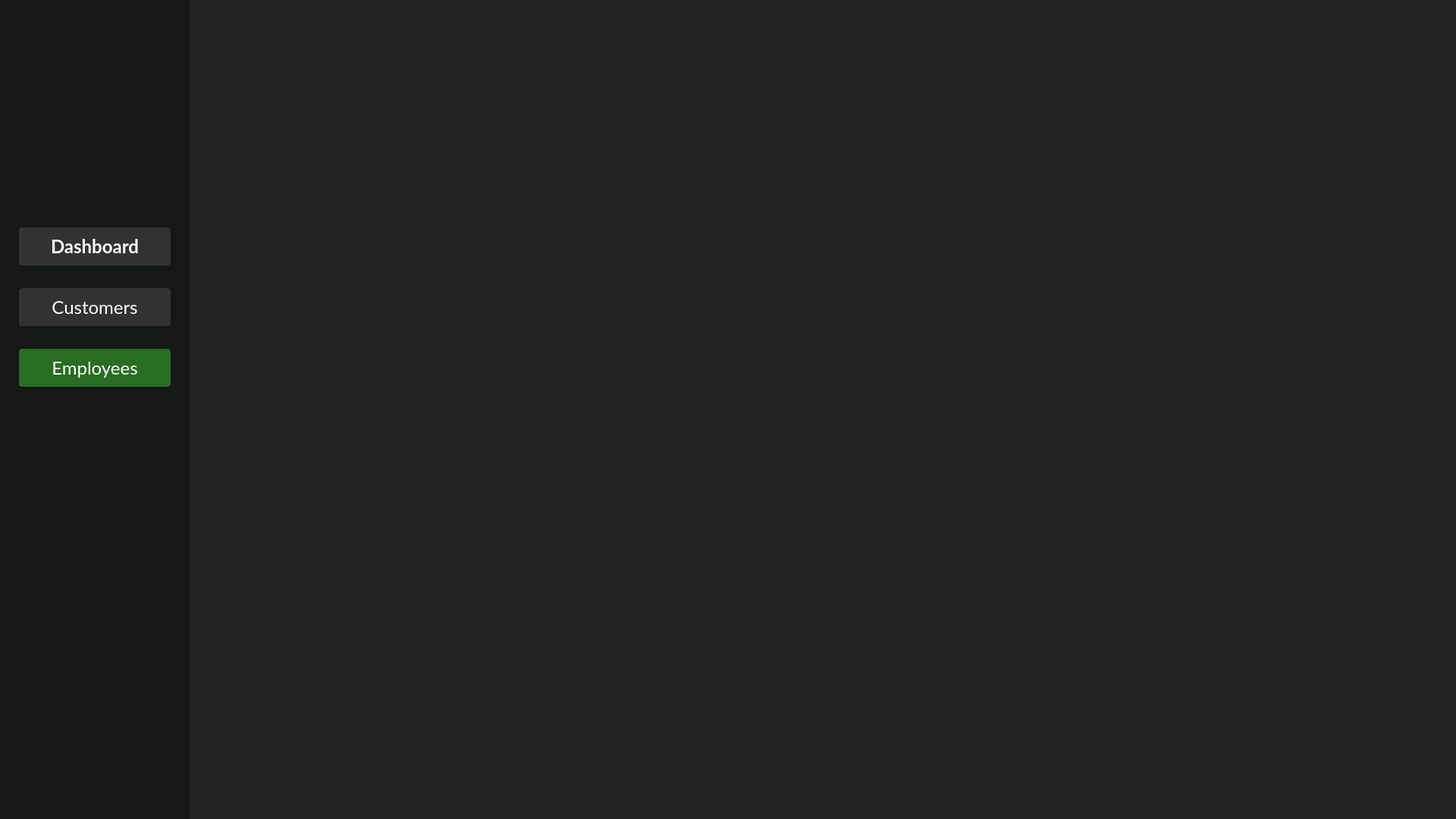
<?xml version="1.0" encoding="UTF-8"?>
<ui version="4.0">
 <class>EmployeesPage</class>
 <widget class="QWidget" name="EmployeesPage">
  <property name="geometry">
   <rect>
    <x>0</x>
    <y>0</y>
    <width>1920</width>
    <height>1080</height>
   </rect>
  </property>
  <property name="windowTitle">
   <string>Form</string>
  </property>
  <property name="styleSheet">
   <string notr="true">background-color:rgba(36, 36, 36, 1);</string>
  </property>
  <widget class="QWidget" name="side_bar_menu" native="true">
   <property name="geometry">
    <rect>
     <x>0</x>
     <y>0</y>
     <width>250</width>
     <height>1080</height>
    </rect>
   </property>
   <property name="styleSheet">
    <string notr="true">background-color:rgba(22, 23, 23, 1);</string>
   </property>
   <widget class="QLabel" name="side_menu_logo_2">
    <property name="geometry">
     <rect>
      <x>70</x>
      <y>70</y>
      <width>120</width>
      <height>120</height>
     </rect>
    </property>
    <property name="styleSheet">
     <string notr="true"/>
    </property>
    <property name="text">
     <string/>
    </property>
    <property name="pixmap">
     <pixmap>build/Desktop_Qt_6_8_2_MinGW_64_bit-Debug/img/logo.png</pixmap>
    </property>
    <property name="scaledContents">
     <bool>true</bool>
    </property>
   </widget>
   <widget class="QPushButton" name="dashboard_btn">
    <property name="geometry">
     <rect>
      <x>25</x>
      <y>300</y>
      <width>200</width>
      <height>50</height>
     </rect>
    </property>
    <property name="font">
     <font>
      <family>Lato</family>
      <pointsize>-1</pointsize>
      <italic>false</italic>
      <bold>true</bold>
     </font>
    </property>
    <property name="styleSheet">
     <string notr="true">QPushButton {
    font-family: Lato;
	padding-left:0px;
    border: none;
    border-radius: 4px;
	background-color:rgba(50, 50, 50, 1);
    font-size: 24px;
    color: white;
    text-align: center;
}

QPushButton:hover {
    background-color: rgba(52, 167, 42, 0.4);
}
</string>
    </property>
    <property name="text">
     <string>Dashboard</string>
    </property>
    <property name="iconSize">
     <size>
      <width>30</width>
      <height>30</height>
     </size>
    </property>
   </widget>
   <widget class="QPushButton" name="customers_btn">
    <property name="geometry">
     <rect>
      <x>25</x>
      <y>380</y>
      <width>200</width>
      <height>50</height>
     </rect>
    </property>
    <property name="styleSheet">
     <string notr="true">QPushButton {
    font-family: Lato;
	padding-left:0px;
    border: none;
    border-radius: 4px;
    background-color:rgba(50, 50, 50, 1);
    font-size: 24px;
    color: white;
    text-align: center;
}

QPushButton:hover {
    background-color: rgba(52, 167, 42, 0.4);
}</string>
    </property>
    <property name="text">
     <string>Customers</string>
    </property>
    <property name="icon">
     <iconset>
      <normaloff>build/Desktop_Qt_6_8_2_MinGW_64_bit-Debug/img/cust_btn.svg</normaloff>build/Desktop_Qt_6_8_2_MinGW_64_bit-Debug/img/cust_btn.svg</iconset>
    </property>
    <property name="iconSize">
     <size>
      <width>30</width>
      <height>30</height>
     </size>
    </property>
   </widget>
   <widget class="QLabel" name="side_menu_logo">
    <property name="geometry">
     <rect>
      <x>30</x>
      <y>190</y>
      <width>190</width>
      <height>50</height>
     </rect>
    </property>
    <property name="text">
     <string/>
    </property>
    <property name="pixmap">
     <pixmap>img/company_name.svg</pixmap>
    </property>
    <property name="scaledContents">
     <bool>true</bool>
    </property>
   </widget>
   <widget class="QPushButton" name="employees_btn">
    <property name="geometry">
     <rect>
      <x>25</x>
      <y>460</y>
      <width>200</width>
      <height>50</height>
     </rect>
    </property>
    <property name="styleSheet">
     <string notr="true">QPushButton {
    font-family: Lato;
	padding-left:0px;
    border: none;
    border-radius: 4px;
	background-color: rgba(52, 167, 42, 0.6);
    font-size: 24px;
    color: white;
    text-align: center;
}

QPushButton:hover {
    background-color: rgba(52, 167, 42, 0.4);
}
</string>
    </property>
    <property name="text">
     <string>Employees</string>
    </property>
   </widget>
   <zorder>dashboard_btn</zorder>
   <zorder>customers_btn</zorder>
   <zorder>side_menu_logo</zorder>
   <zorder>employees_btn</zorder>
   <zorder>side_menu_logo_2</zorder>
  </widget>
 </widget>
 <resources/>
 <connections/>
</ui>
